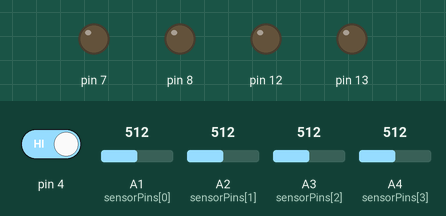
A sketch run on a simulated Arduino Uno, built with avr-gcc and run on an emulated ATmega328P. Shown: output pins drawn as LEDs (lit = HIGH). Dashed ring = blinking. The test bench sets the inputs (shaded band); at power-on: A1 (sensorPins[0]) = 512, A2 (sensorPins[1]) = 512, pin 4 HIGH, A3 (sensorPins[2]) = 512, A4 (sensorPins[3]) = 512.

Above: at 1.2 s.
1.3 s: A1 (sensorPins[0]) set to 316
2.8 s: A1 (sensorPins[0]) set to 291
At 3.9 s:
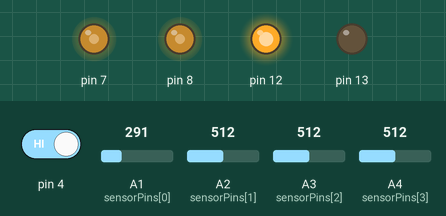
4.3 s: A2 (sensorPins[1]) set to 314
5.8 s: A2 (sensorPins[1]) set to 282
8.8 s: pin 4 driven LOW
At 9.34 s:
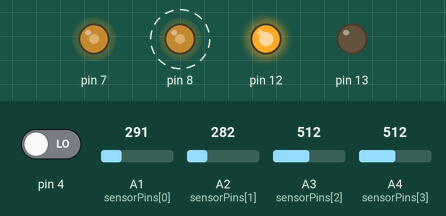
Timing chart, 0 to 12.8 s (numbered marks = the images above; inputs shaded):
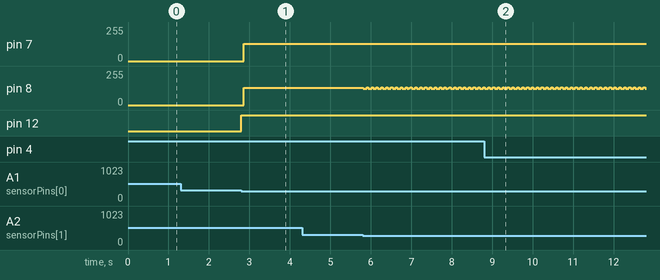

The sketch:

step_motor_2.ino
```cpp
#include <TimerOne.h>

int irq_timing = 100;

char step_start_flg_right = 0;
int pulse_width_right = 10;
char width_cnt_right = 0;
char pulse_stat_right = 0;

char step_start_flg_left = 0;
int pulse_width_left = 10;
char width_cnt_left = 0;
char pulse_stat_left = 0;

const int THRESHOLD = 300;

const int sensorPins[4] = {A1, A2, A3, A4};

// --- 判定関数群 ---
bool allOne(int s[4]) {
  for (int i = 0; i < 4; i++) {
    if (s[i] != 1) return false;
  }
  return true;
}

bool isRightTurn_2(int s[4]) {
  return (s[0]==1 && s[1]==0 &&
          s[2]==0 && s[3]==0 );
}

bool isLeftTurn_2(int s[4]) {
  return (s[0]==0 && s[1]==0 &&
          s[2]==0 && s[3]==1);
}

bool isRightTurn(int s[4]) {
  return (s[0]==1 && s[1]==1 &&
          s[2]==0 && s[3]==0 );
}

bool isLeftTurn(int s[4]) {
  return (s[0]==0 && s[1]==0 &&
          s[2]==1 && s[3]==1);
}


void irq_timer1()
{
  if(step_start_flg_right == 1)
  {
    if(pulse_stat_right == 0 && width_cnt_right < pulse_width_right)
    {
      digitalWrite(7, HIGH);
      width_cnt_right++;
      if(width_cnt_right == pulse_width_right)
      {
        pulse_stat_right = 1;
        width_cnt_right = 0;
      }
    }
    else if(pulse_stat_right == 1 && width_cnt_right < pulse_width_right)
    {
      digitalWrite(7, LOW);
      width_cnt_right++;
      if(width_cnt_right == pulse_width_right)
      {
        pulse_stat_right = 0;
        width_cnt_right = 0;
      }
    }
  }
  else
  {
    digitalWrite(7, LOW);
    pulse_stat_right = 0;
  }

  if(step_start_flg_left == 1)
  {
    if(pulse_stat_left == 0 && width_cnt_left < pulse_width_left)
    {
      digitalWrite(8, HIGH);
      width_cnt_left++;
      if(width_cnt_left == pulse_width_left)
      {
        pulse_stat_left = 1;
        width_cnt_left = 0;
      }
    }
    else if(pulse_stat_left == 1 && width_cnt_left < pulse_width_left)
    {
      digitalWrite(8, LOW);
      width_cnt_left++;
      if(width_cnt_left == pulse_width_left)
      {
        pulse_stat_left = 0;
        width_cnt_left = 0;
      }
    }
  }
  else
  {
    digitalWrite(8, LOW);
    pulse_stat_left = 0;
  }
}

void setup() {
  // put your setup code here, to run once:
  pinMode(7, OUTPUT);
  pinMode(8, OUTPUT);
  pinMode(12, OUTPUT);
  pinMode(13, OUTPUT);
//  pinMode(A1, INPUT);
//  pinMode(A2, INPUT);
//  pinMode(A3, INPUT);
//  pinMode(A4, INPUT);
  pinMode(4, INPUT);

  digitalWrite(7, LOW);
  digitalWrite(8, LOW);
  digitalWrite(12, LOW);
  digitalWrite(13, LOW);

  Timer1.initialize(irq_timing);
  Timer1.attachInterrupt(irq_timer1);
}

void loop() {
  // put your main code here, to run repeatedly:
  static unsigned char mode = 0;
  static unsigned char mode_flg = 0;
  static unsigned char once_flg = 0;
  static unsigned char stop_flg = 0;

  // センサ値を配列に格納 (0 or 1 に変換)
  int sensor[4];
  for (int i = 0; i < 4; i++) {
    int value = analogRead(sensorPins[i]);
    sensor[i] = (value > THRESHOLD) ? 1 : 0;
    Serial.print(sensor[i]);
    Serial.print(" ");
  }
  Serial.println();

  // --- 動作判定 ---
  if (allOne(sensor)) {
    mode = 0;              // すべて 1 → 停止
  } else if (isRightTurn_2(sensor)) {
    mode = 2;              //右旋回
  } else if (isLeftTurn_2(sensor)) {
    mode = 3;               // 左旋回
  } else if (isRightTurn(sensor)) {
    mode = 4;               // A0～A2=1, A3～A5=0 → 右折
  } else if (isLeftTurn(sensor)) {
    mode = 5;               // A0～A2=1, A3～A5=0 → 左折
  } else {
    mode = 1;                // その他 → 前進
  }

  if(digitalRead(4) == 0)
  {
    delay(10);
    if(digitalRead(4) == 0)
    {
      mode++;
      if(mode > 11)
        mode = 0;
    }
    while(digitalRead(4) == 0);
  }

  if(mode == 0)
  {
    step_start_flg_right = 0;
    step_start_flg_left = 0;

    once_flg = 0;
  }
  else if(mode == 1)
  {
    if(mode_flg != 1)
    {
      once_flg = 0;
      mode_flg = 1;
    }

    //前進
    digitalWrite(12, HIGH);
    digitalWrite(13, LOW);

    if(once_flg == 0)
    {
      pulse_width_right = 40;
      pulse_width_left = 40;

      width_cnt_right = 0;
      width_cnt_left = 0;

      once_flg = 1;
    }

    step_start_flg_right = 1;
    step_start_flg_left = 1;
  }
  else if(mode == 2)
  {
    //右旋回
    digitalWrite(12, HIGH);
    digitalWrite(13, LOW);

    if(once_flg == 0)
    {
      pulse_width_right = 60;
      pulse_width_left = 10;

      width_cnt_right = 0;
      width_cnt_left = 0;

      once_flg = 1;
    }

    step_start_flg_right = 1;
    step_start_flg_left = 1;
  }
  else if(mode == 3)
  {
    //左旋回
    digitalWrite(12, HIGH);
    digitalWrite(13, LOW);

    if(once_flg == 0)
    {
      pulse_width_right = 10;
      pulse_width_left = 60;

      width_cnt_right = 0;
      width_cnt_left = 0;

      once_flg = 1;
    }

    step_start_flg_right = 1;
    step_start_flg_left = 1;
  }
  else if(mode == 4)
  {
    if(mode_flg != 4)
    {
      once_flg = 0;
      mode_flg = 4;
    }

    //右折
    digitalWrite(12, HIGH);
    digitalWrite(13, LOW);

    if(once_flg == 0)
    {
      pulse_width_right = 30;
      pulse_width_left = 10;

      width_cnt_right = 0;
      width_cnt_left = 0;

      once_flg = 1;
    }

    step_start_flg_right = 1;
    step_start_flg_left = 1;
  }
  else if(mode == 5)
  {
    if(mode_flg != 5)
    {
      once_flg = 0;
      mode_flg = 5;
    }

    //左折
    digitalWrite(12, HIGH);
    digitalWrite(13, LOW);

    if(once_flg == 0)
    {
      pulse_width_right = 10;
      pulse_width_left = 30;

      width_cnt_right = 0;
      width_cnt_left = 0;

      once_flg = 1;
    }

    step_start_flg_right = 1;
    step_start_flg_left = 1;
  }
}
```

Measured:
- the behaviour switches between 301 and 300 on A1 (sensorPins[0]) (found by bisection; images 0 and 1)
- after the input at 1.3 s, every drawn part: stays the same
- after the input at 2.8 s, pin 7, pin 8: 0/255 → 128/255 after 0.06 s; pin 12: LOW → HIGH at once
- after the input at 4.3 s, every drawn part: stays the same
